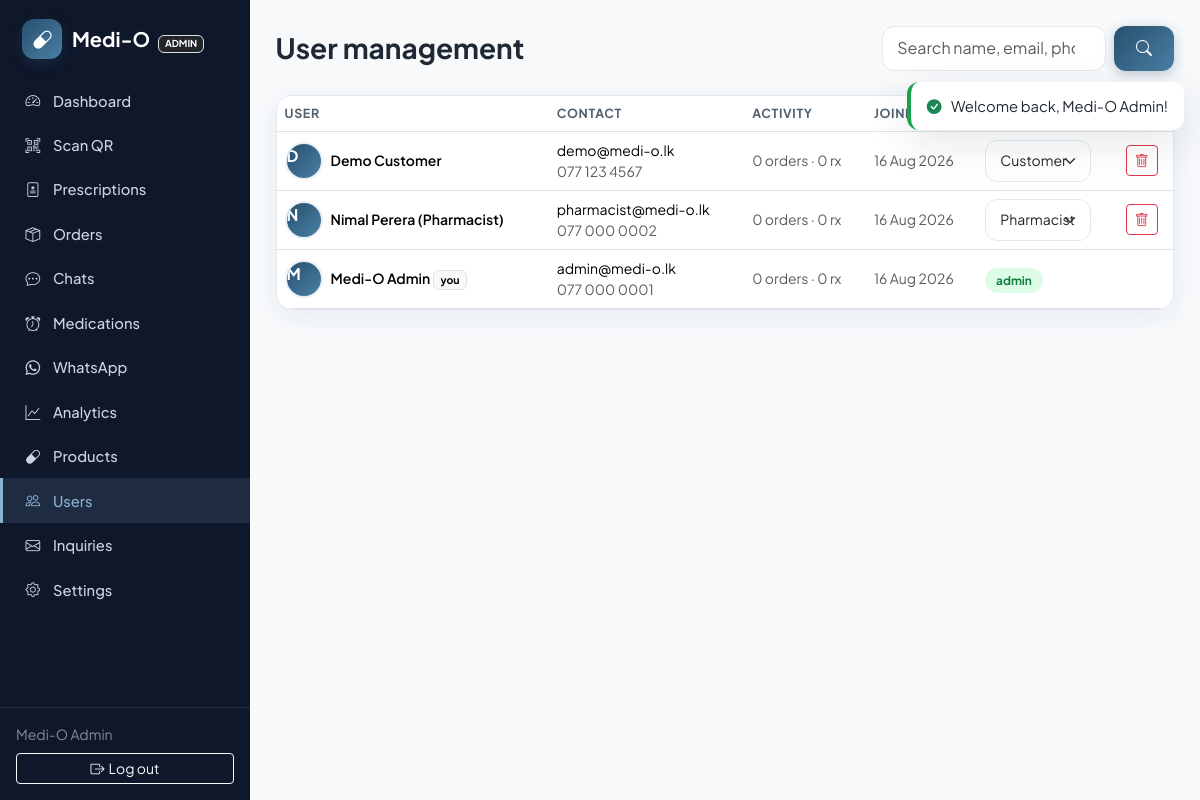
Before: /admin/users.php (signed in) with the older database file.
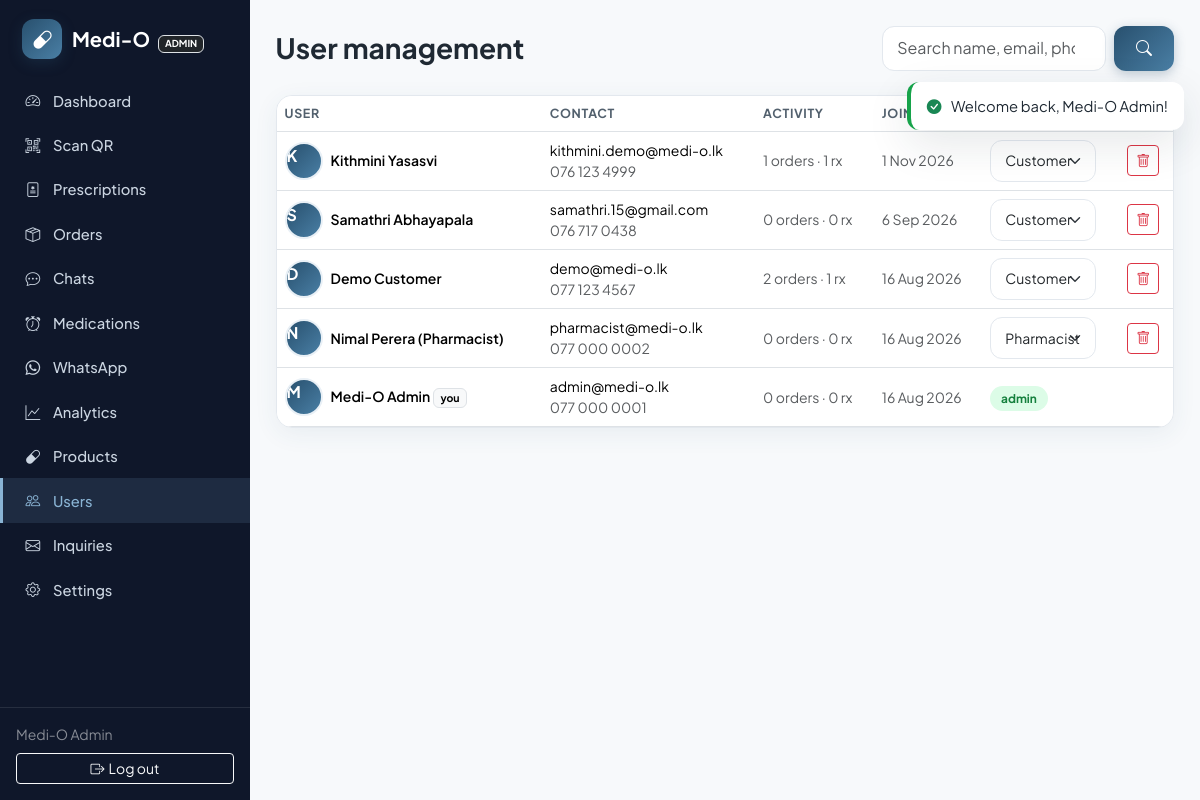
After: the same page with the newer database file.
### tables this page shows
CREATE TABLE `users` (
  `id` int(10) unsigned NOT NULL AUTO_INCREMENT,
  `name` varchar(120) NOT NULL,
  `email` varchar(190) DEFAULT NULL,
  `phone` varchar(20) DEFAULT NULL,
  `password_hash` varchar(255) DEFAULT NULL,
  `google_id` varchar(64) DEFAULT NULL,
  `avatar` varchar(500) DEFAULT NULL,
  `address` text DEFAULT NULL,
  `role` enum('customer','pharmacist','admin') NOT NULL DEFAULT 'customer',
  `qr_token` char(40) NOT NULL,
  `whatsapp_opt_in` tinyint(1) NOT NULL DEFAULT 1,
  `email_verified` tinyint(1) NOT NULL DEFAULT 0,
  `phone_verified` tinyint(1) NOT NULL DEFAULT 0,
  `reset_token` varchar(64) DEFAULT NULL,
  `reset_expires` datetime DEFAULT NULL,
  `created_at` timestamp NOT NULL DEFAULT current_timestamp(),
  PRIMARY KEY (`id`),
  UNIQUE KEY `uq_users_qr` (`qr_token`),
  UNIQUE KEY `uq_users_email` (`email`),
  UNIQUE KEY `uq_users_phone` (`phone`),
  UNIQUE KEY `uq_users_google` (`google_id`)
);

### includes/helpers.php (called while the page is built, shortened)
<?php
function e(?string $s): string
{
    return htmlspecialchars($s ?? '', ENT_QUOTES, 'UTF-8');
}
function url(string $path = ''): string
{
    return BASE_URL . '/' . ltrim($path, '/');
}
function pretty_phone(?string $phone): string
{
    if (preg_match('/^94(\d{2})(\d{3})(\d{4})$/', $phone, $m)) {
        return '0' . $m[1] . ' ' . $m[2] . ' ' . $m[3];
    }
    return $phone;
}

### includes/db.php (called while the page is built, shortened)
<?php
function db(): PDO
{
    static $pdo = null;
    if ($pdo === null) {
        $pdo = new PDO(
            'mysql:host=' . DB_HOST . ';dbname=' . DB_NAME . ';charset=utf8mb4',
            DB_USER,
            DB_PASS,
            [
                PDO::ATTR_ERRMODE => PDO::ERRMODE_EXCEPTION,
                PDO::ATTR_DEFAULT_FETCH_MODE => PDO::FETCH_ASSOC,
                PDO::ATTR_EMULATE_PREPARES => false,
            ]
        );
    }
    return $pdo;
}
function q(string $sql, array $params = []): PDOStatement
{
    $st = db()->prepare($sql);
    $st->execute($params);
    return $st;
}
function q_one(string $sql, array $params = []): ?array
{
    $row = q($sql, $params)->fetch();
    return $row === false ? null : $row;
}
function q_all(string $sql, array $params = []): array
{
    return q($sql, $params)->fetchAll();
}

### includes/auth.php (called while the page is built, shortened)
<?php
function current_user(): ?array
{
    static $user = false;
    if ($user === false) {
        $user = null;
        if (!empty($_SESSION['user_id'])) {
            $user = q_one('SELECT * FROM users WHERE id = ?', [$_SESSION['user_id']]);
        }
    }
    return $user;
}
function require_login(): array
{
    $u = current_user();
    return $u;
}
function require_staff(): array
{
    $u = require_login();
    return $u;
}

### admin/users.php (the view, shortened to what the changed rows need)
<?php
require_once __DIR__ . '/../components/staff-header.php';
$where = '1';
$params = [];
$users = q_all("SELECT u.*,
                (SELECT COUNT(*) FROM orders o WHERE o.user_id=u.id) AS orders,
                (SELECT COUNT(*) FROM prescriptions p WHERE p.user_id=u.id) AS rx
                FROM users u WHERE $where ORDER BY u.id DESC LIMIT 200", $params);
?>
<div class="d-flex flex-wrap justify-content-between align-items-center gap-2 mb-4">
  <h1 class="h3 fw-bold mb-0">User management</h1>
</div>
<div class="mo-card p-0 overflow-hidden">
  <div class="table-responsive">
    <table class="table mo-table table-hover align-middle mb-0">
      <thead><tr><th>User</th><th>Contact</th><th>Activity</th><th>Joined</th><th>Role</th><th></th></tr></thead>
      <tbody>
        <?php foreach ($users as $row): ?>
          <tr>
            <td>
              <div class="d-flex align-items-center gap-2">
                <div class="mo-avatar-btn" style="width:38px;height:38px;font-size:1rem;pointer-events:none">
                  <?php if ($row['avatar']): ?><img src="<?= e($row['avatar']) ?>" alt=""><?php else: ?><span><?= e(strtoupper(mb_substr($row['name'], 0, 1))) ?></span><?php endif; ?>
                </div>
                <div>
                  <div class="fw-semibold small"><?= e($row['name']) ?><?= $row['id'] == $staff['id'] ? ' <span class="badge text-bg-light border">you</span>' : '' ?></div>
                </div>
              </div>
            </td>
            <td class="small">
              <div><?= e($row['email'] ?? '—') ?></div>
              <div class="text-muted"><?= e(pretty_phone($row['phone'])) ?></div>
            </td>
            <td class="small text-muted"><?= (int)$row['orders'] ?> orders · <?= (int)$row['rx'] ?> rx</td>
            <td class="small text-muted"><?= date('j M Y', strtotime($row['created_at'])) ?></td>
            <td>
              <?php if ($row['id'] == $staff['id']): ?>
                <span class="mo-status mo-status-ready"><?= e($row['role']) ?></span>
              <?php else: ?>
                <form method="post" class="d-flex gap-1">
                  <select name="role" class="form-select form-select-sm w-auto" onchange="this.form.submit()">
                    <?php foreach (['customer', 'pharmacist', 'admin'] as $r): ?>
                      <option value="<?= $r ?>" <?= $row['role'] === $r ? 'selected' : '' ?>><?= ucfirst($r) ?></option>
                    <?php endforeach; ?>
                  </select>
                </form>
              <?php endif; ?>
            </td>
            <td>
              <?php if ($row['id'] != $staff['id']): ?>
                <form method="post" onsubmit="return confirm('Delete <?= e(addslashes($row['name'])) ?> and ALL their orders, prescriptions and chats? This cannot be undone.')">
                  <button class="btn btn-sm btn-outline-danger"><i class="bi bi-trash"></i></button>
                </form>
              <?php endif; ?>
            </td>
          </tr>
        <?php endforeach; ?>
      </tbody>
    </table>
  </div>
</div>
<?php require_once __DIR__ . '/../components/staff-footer.php'; ?>

### components/staff-header.php (shortened to what the changed rows need)
<?php
$staff = require_staff();
$pendingRx = (int)q_val("SELECT COUNT(*) FROM prescriptions WHERE status='pending'");
$openOrders = (int)q_val("SELECT COUNT(*) FROM orders WHERE status IN ('placed','processing')");
$unreadChats = (int)q_val('SELECT COALESCE(SUM(staff_unread),0) FROM chat_conversations');
$nav = [
    ['staff/index.php', 'bi-speedometer2', 'Dashboard', null],
    ['staff/scan.php', 'bi-qr-code-scan', 'Scan QR', null],
    ['staff/prescriptions.php', 'bi-file-medical', 'Prescriptions', $pendingRx],
    ['staff/orders.php', 'bi-box-seam', 'Orders', $openOrders],
    ['staff/chat.php', 'bi-chat-dots', 'Chats', $unreadChats],
    ['staff/medications.php', 'bi-alarm', 'Medications', null],
    ['staff/whatsapp.php', 'bi-whatsapp', 'WhatsApp', null],
];
if (is_admin()) {
    $nav[] = ['admin/index.php', 'bi-graph-up', 'Analytics', null];
    $nav[] = ['admin/products.php', 'bi-capsule', 'Products', null];
    $nav[] = ['admin/users.php', 'bi-people', 'Users', null];
    $nav[] = ['admin/inquiries.php', 'bi-envelope', 'Inquiries', null];
    $nav[] = ['admin/settings.php', 'bi-gear', 'Settings', null];
}
$activePage = $active ?? basename($_SERVER['SCRIPT_NAME']);
?>
<!DOCTYPE html>
<html lang="en">
<head>
<link href="https://cdn.jsdelivr.net/npm/bootstrap@5.3.3/dist/css/bootstrap.min.css" rel="stylesheet">
<link href="https://cdn.jsdelivr.net/npm/bootstrap-icons@1.11.3/font/bootstrap-icons.min.css" rel="stylesheet">
<link href="<?= url('assets/css/app.css') ?>?v=<?= filemtime(dirname(__DIR__) . '/assets/css/app.css') ?>" rel="stylesheet">
</head>
<body>
<div class="mo-staff-wrap">
  <aside class="mo-sidebar">
    <nav class="d-flex flex-column flex-lg-column flex-row flex-grow-1" style="min-width:0">
      <?php foreach ($nav as [$href, $icon, $label, $badge]): ?>
        <a class="nav-item <?= str_ends_with($href, $activePage) ? 'active' : '' ?>" href="<?= url($href) ?>">
          <i class="bi <?= $icon ?>"></i><span><?= $label ?></span>
        </a>
      <?php endforeach; ?>
    </nav>
    <div class="sidebar-footer p-3 border-top border-secondary border-opacity-25">
      <div class="small text-white-50 mb-2"><?= e($staff['name']) ?></div>
      <a href="<?= url('logout.php') ?>" class="btn btn-sm btn-outline-light w-100"><i class="bi bi-box-arrow-right me-1"></i>Log out</a>
    </div>
  </aside>
  <main class="mo-staff-main">

Changed rows visible on the page:
added users: name "K", name "Kithmini Yasasvi", email "kithmini.demo@medi-o.lk", phone "076 123 4999", orders "1", rx "1", created_at "1 Nov 2026", role "Customer"
added users: name "S", name "Samathri Abhayapala", email "samathri.15@gmail.com", phone "076 717 0438", orders "0", rx "0", created_at "6 Sep 2026", role "Customer"
changed users "Demo Customer": orders "0" → "2"; rx "0" → "1"
